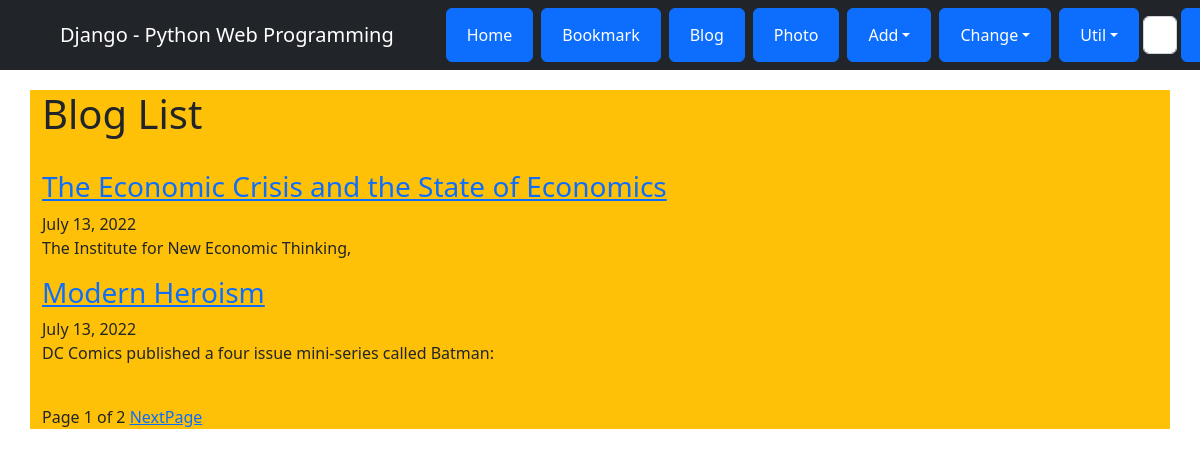
Screenshot of /blog/ with the database file from the repository.
### blog/models.py (models this page shows, shortened)
class Post(models.Model):
    title = models.CharField(verbose_name='TITLE',max_length=50)
    slug = models.SlugField('SLUG', unique=True, allow_unicode=True, help_text='one word for title alia.')
    description = models.CharField('DESCRIPTION', max_length=100, blank=True, help_text='simple description text.')
    content = models.TextField('CONTENT')
    create_dt = models.DateTimeField('CREATE DATE', auto_now_add=True)
    modify_dt = models.DateTimeField('MODIFY DATE', auto_now=True)
    tags = TaggableManager(blank=True)
    owner = models.ForeignKey(User, on_delete=models.CASCADE, verbose_name='OWNER', blank =True, null=True)
    class Meta:
        verbose_name = 'post'
        verbose_name_plural = 'posts'
        db_table = 'blog_posts'
        ordering = ('-modify_dt',)
    def get_absolute_url(self):
        return reverse('blog:post_detail', args=(self.slug,))

### blog/views.py (the view)
# urls.py: path('',views.PostLV.as_view(), name='index'),
class PostLV(ListView):
    model = Post
    template_name = 'blog/post_all.html'
    context_object_name = 'posts'
    paginate_by =2

### blog/templates/blog/post_all.html (shortened to what this page needs)
{% extends "base.html" %}
{% block content %}
<h1>Blog List</h1>
<br>
{% for post in posts %}
    <h3><a href='{{ post.get_absolute_url }}'>{{ post.title }}</a></h3>
    {{ post.modify_dt |date:"N d, Y"}}
    <p>{{ post.description }}</p>
{% endfor %}
<br>
<div>
    <span>
        Page {{ page_obj.number }} of {{ page_obj.paginator.num_pages }}
        {% if page_obj.has_next %}
            <a href = "?page={{ page_obj.next_page_number }}">NextPage</a>
        {% endif %}
    </span>
</div>
{% endblock %}

### templates/base.html (style rules this page uses)
body { padding-top: 90px; }

### rows the page displays
Post: title "The Economic Crisis and the State of Economics", modify_dt "July 13, 2022", description "The Institute for New Economic Thinking,"
Post: title "Modern Heroism", modify_dt "July 13, 2022", description "DC Comics published a four issue mini-series called Batman:"

### other values shown
{{ page_obj.number }} "1"
{{ page_obj.paginator.num_pages }} "2"
